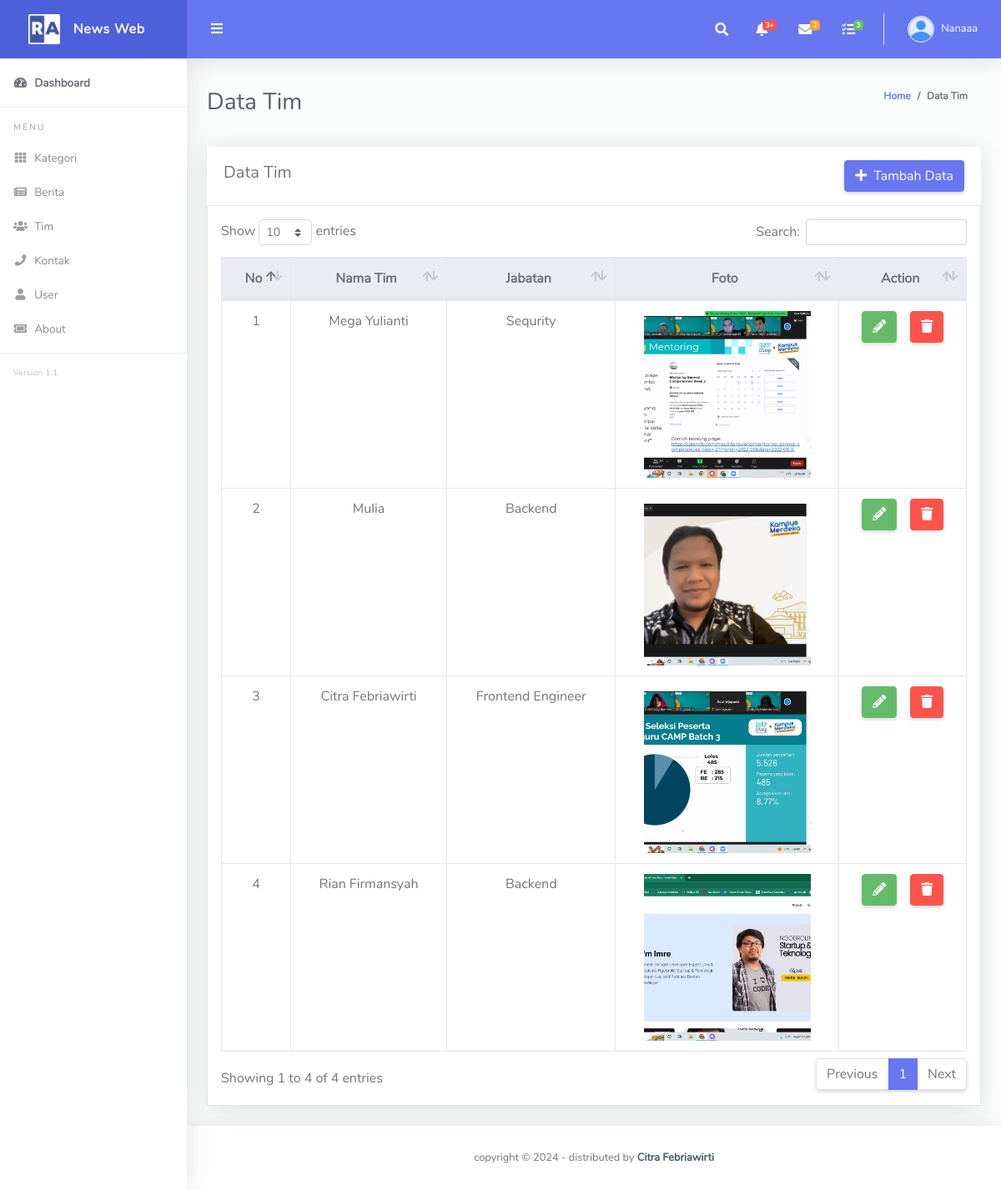
The app's page /admin/?page=timkami/index (signed in) with its own data.
### tables this page shows
CREATE TABLE `tim_kami` (
  `id_tim` int(11) NOT NULL,
  `nama_tim` varchar(50) NOT NULL,
  `jabatan` varchar(50) NOT NULL,
  `foto` varchar(255) NOT NULL
);

### admin/index.php (called while the page is built, shortened)
<?php
include "layout/header.php";
include "content.php";
include "layout/footer.php";
?>

### admin/timkami/index.php (the view)
<div class="container-fluid" id="container-wrapper">
    <div class="d-sm-flex align-items-center justify-content-between mb-4">
        <h1 class="h3 mb-0 text-gray-800">Data Tim</h1>
        <ol class="breadcrumb">
            <li class="breadcrumb-item"><a href="./">Home</a></li>
            <li class="breadcrumb-item active" aria-current="page">Data Tim</li>
        </ol>
    </div>
    <div class="row">
        <div class="col-lg-12">
            <div class="card mb-4">
                <div class="card-header py-3 d-flex flex-row align-items-center justify-content-between">
                    <h5>Data Tim</h5>
                    <a href="?page=timkami/tambah" class="btn  btn-primary "><i class="fa fa-plus mr-2"></i>Tambah
                        Data</a>
                </div>
                <div class="table table-bordered table-responsive p-3 ">
                    <table class="table align-items-center table table-bordered" id="dataTable">
                        <thead class="thead-light">
                            <tr class="text-center">
                                <th>No</th>
                                <th>Nama Tim</th>
                                <th>Jabatan</th>
                                <th>Foto </th>
                                <th>Action</th>
                            </tr>
                        </thead>
                        <tbody>
                            <?php
                                $no = 1;
                                $query = mysqli_query($koneksi,"SELECT * FROM tim_kami  ORDER BY id_tim DESC");
                            while( $data = mysqli_fetch_array($query)){
                                ?>
                            <tr class="text-center">
                                <td> <?php echo $no++?> </td>
                                <td><?= $data['nama_tim'] ?></td>
                                <td><?= $data['jabatan']; ?></td>
                                <td>
                                    <?php echo "<img src='timkami/gambar_tim/".$data['foto']."' style='width: 200px; height: 200px; object-fit: cover;' alt='".$data['nama_tim']."' >"; ?>
                                </td>
                                <td>
                                    <div class="d-flex justify-content-center ">
                                        <a href="?page=timkami/ubah&id_tim=<?= $data['id_tim'] ?>"
                                            class="btn btn-success mr-3"><i class="fa fa-pencil-alt"></i></a>
                                        <a onclick="return confirm('Yakin Ingin Dihapus')"
                                            href="timkami/hapus.php?page=ubah_timkami&id_tim=<?= $data['id_tim'] ?>"
                                            class="btn btn-danger"><i class="fa fa-trash"></i></a>
                                    </div>
                                </td>
                            </tr>
                            <?php }?>
                        </tbody>
                    </table>
                </div>
            </div>
        </div>
    </div>
</div>

### records on screen
tim_kami: nama_tim "Mega Yulianti", jabatan "Sequrity", foto (picture)
tim_kami: nama_tim "Mulia", jabatan "Backend", foto (picture)
tim_kami: nama_tim "Citra Febriawirti", jabatan "Frontend Engineer", foto (picture)
tim_kami: nama_tim "Rian Firmansyah", jabatan "Backend", foto (picture)

### other values on screen
$_SESSION['nama_lengkap'] "Nanaaa"
